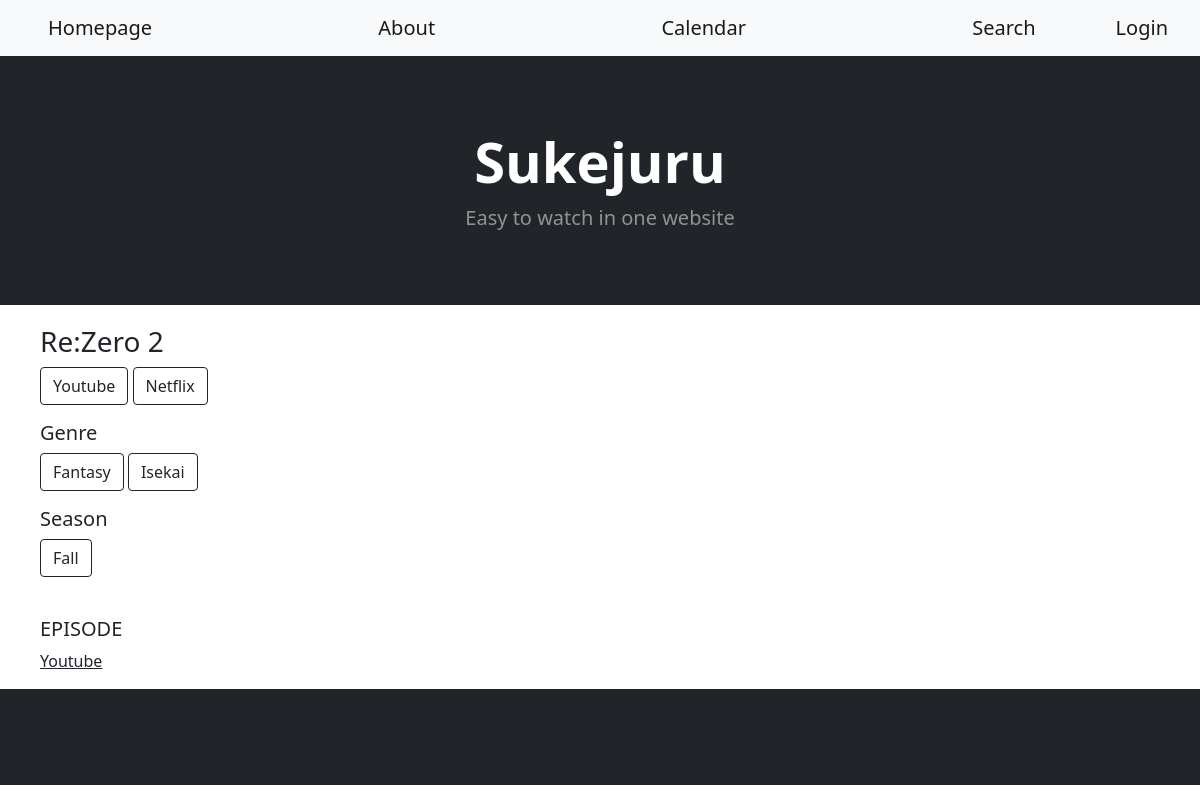
Page /home/2 on the committed database.
### sekujuru_app/models.py (models this page shows, shortened)
class Anime(models.Model):
    anime_id = models.IntegerField(primary_key=True)
    anime_name = models.CharField(max_length=99)
    anime_image = models.CharField(max_length=999, default="https://upload.wikimedia.org/wikipedia/commons/thumb/d/d1/Image_not_available.png/640px-Image_not_available.png")
    description = models.CharField(max_length=999, default="-")
    platform = models.ManyToManyField(AnimePlatform, default=None)
    day = models.ManyToManyField(Day)
    time = models.TimeField()
    genre = models.ManyToManyField(Genre)
    season = models.ManyToManyField(Season)
    rating = models.IntegerField(default=5)

class AnimePlatform(models.Model):
    name = models.CharField(max_length=99)
    premium = models.BooleanField(default=False)
    def __str__(self):
        return f'{self.name}'

class Genre(models.Model):
    name = models.CharField(max_length=99)

class Season(models.Model):
    name = models.CharField(max_length=99)

### sekujuru_app/views.py (the view)
# urls.py: path('home/<int:id>', app_views.anime_page, name='anime_page'),
def anime_page(request, id):
    anime = Anime.objects.get(anime_id=id)
    for i in AnimePlatform.objects.all():
        ep = Episode.objects.filter(anime_id=id, platform_id=i.id)
        ani_got = AnimePlatform.objects.filter(anime=id, name=i.name)   # ดึงข้อมูลของ platform ทีละอัน
        if ep.exists() and not ani_got.exists():
            temp = AnimePlatform.objects.get(name=i.name)
            anime.platform.add(temp)
    c_platform = None
    episode = None
    if request.method == "GET":
        platform = request.GET.get("platform")
        try:
            c_platform = AnimePlatform.objects.get(name=platform)
            episode = Episode.objects.filter(anime_id=id, platform_id=c_platform.id)
        except:
            c_platform = AnimePlatform.objects.all().first()
            episode = Episode.objects.filter(anime_id=id, platform_id=c_platform.id)
    anime_platform = AnimePlatform.objects.filter(anime=id)
    context = {
        "anime": anime,
        "platform": anime_platform,
        "current_platform": c_platform,
        "genre": Genre.objects.filter(anime=id),
        "season": Season.objects.filter(anime=id),
        "episode": episode,
    }
    return render(request, 'Home/anime_page.html', context)

### sekujuru_app/templates/Home/anime_page.html (shortened to what this page needs)
{% extends 'layout.html' %}
{% load static %}
{% block content %}
<body>
    <div style="padding-left : 40px ; padding-top : 20px">
        <h3>{{anime.anime_name}}</h3>
        <form action="{% url 'anime_page' anime.anime_id %}" method="get">
            {% for pf in platform%}
            <input class="btn btn-outline-dark mt-auto" type="submit" value={{pf.name}} name="platform">
            {% endfor %}
        </form>
        <h5>Genre</h5>
        <form action="{% url 'search' %}" method="get">
        {% for gn in genre %}
            <input class="btn btn-outline-dark mt-auto" type="submit" value={{gn.name}} name="genre">
        {% endfor %}
        </form>
        <h5>Season</h5>
        <form action="{% url 'search' %}" method="get">
            {% for ss in season %}
            <input class="btn btn-outline-dark mt-auto" type="submit" value={{ss.name}} name="season">
            {% endfor %}
        </form>
        <br>
        <h5>EPISODE</h5> <p><u>{{current_platform}}</u></p>
    </div>
</body>
{% endblock %}

### rows in the picture
Anime: anime_name "Re:Zero 2"
AnimePlatform: platform "Youtube", name "Youtube"
AnimePlatform: platform "Netflix"
Genre: genre "Fantasy"
Genre: genre "Isekai"
Season: season "Fall"
